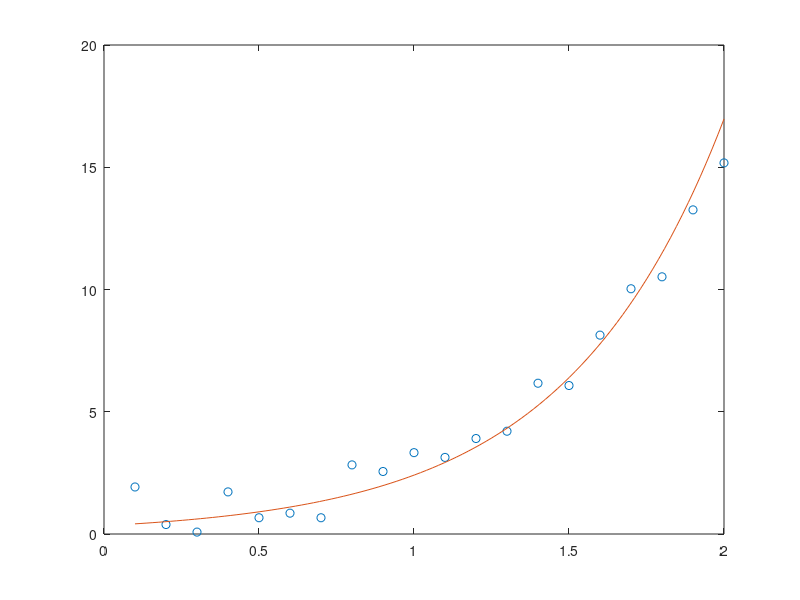

This chart was generated by the following MATLAB code:
clear;close all;clc;
x=0.1:0.1:2;
y=1.7*x.^(3)+2*rand(1,length(x));
lny=log(y);  %lny=a*x+lnb
p=polyfit(x,lny,1)
b=exp(p(2));
a=p(1);
xp=linspace(x(1),x(end));
yp=b*exp(1).^(a*xp);
plot(x,y,'o',xp,yp)